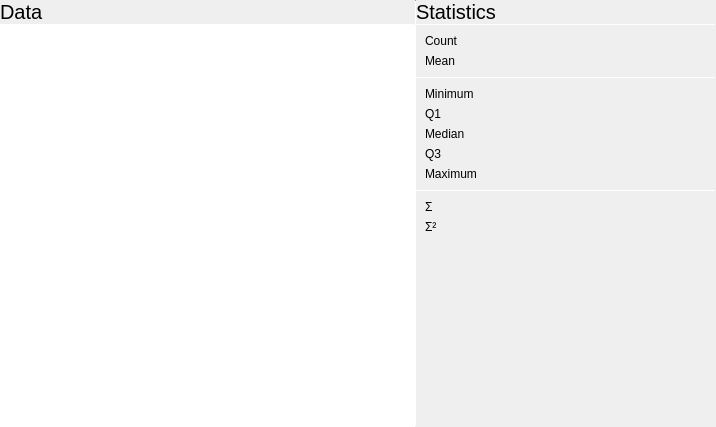
<?xml version="1.0" encoding="UTF-8"?>
<ui version="4.0">
 <class>StatWidget</class>
 <widget class="QWidget" name="StatWidget">
  <property name="geometry">
   <rect>
    <x>0</x>
    <y>0</y>
    <width>716</width>
    <height>427</height>
   </rect>
  </property>
  <property name="windowTitle">
   <string notr="true">Form</string>
  </property>
  <layout class="QHBoxLayout" name="horizontalLayout">
   <property name="spacing">
    <number>0</number>
   </property>
   <property name="leftMargin">
    <number>0</number>
   </property>
   <property name="topMargin">
    <number>0</number>
   </property>
   <property name="rightMargin">
    <number>0</number>
   </property>
   <property name="bottomMargin">
    <number>0</number>
   </property>
   <item>
    <layout class="QVBoxLayout" name="verticalLayout_2">
     <property name="spacing">
      <number>0</number>
     </property>
     <item>
      <widget class="QLabel" name="label_2">
       <property name="font">
        <font>
         <pointsize>15</pointsize>
        </font>
       </property>
       <property name="text">
        <string>Data</string>
       </property>
       <property name="margin">
        <number>9</number>
       </property>
      </widget>
     </item>
     <item>
      <widget class="Line" name="line">
       <property name="maximumSize">
        <size>
         <width>16777215</width>
         <height>1</height>
        </size>
       </property>
       <property name="orientation">
        <enum>Qt::Horizontal</enum>
       </property>
      </widget>
     </item>
     <item>
      <widget class="QTableWidget" name="dataTable">
       <property name="frameShape">
        <enum>QFrame::NoFrame</enum>
       </property>
      </widget>
     </item>
    </layout>
   </item>
   <item>
    <widget class="Line" name="line_3">
     <property name="maximumSize">
      <size>
       <width>1</width>
       <height>16777215</height>
      </size>
     </property>
     <property name="orientation">
      <enum>Qt::Vertical</enum>
     </property>
    </widget>
   </item>
   <item>
    <widget class="QWidget" name="widget" native="true">
     <property name="minimumSize">
      <size>
       <width>300</width>
       <height>0</height>
      </size>
     </property>
     <property name="maximumSize">
      <size>
       <width>300</width>
       <height>16777215</height>
      </size>
     </property>
     <layout class="QVBoxLayout" name="verticalLayout">
      <property name="spacing">
       <number>0</number>
      </property>
      <property name="leftMargin">
       <number>0</number>
      </property>
      <property name="topMargin">
       <number>0</number>
      </property>
      <property name="rightMargin">
       <number>0</number>
      </property>
      <property name="bottomMargin">
       <number>0</number>
      </property>
      <item>
       <widget class="QLabel" name="label">
        <property name="font">
         <font>
          <pointsize>15</pointsize>
         </font>
        </property>
        <property name="text">
         <string>Statistics</string>
        </property>
        <property name="margin">
         <number>9</number>
        </property>
       </widget>
      </item>
      <item>
       <widget class="Line" name="line_2">
        <property name="maximumSize">
         <size>
          <width>16777215</width>
          <height>1</height>
         </size>
        </property>
        <property name="orientation">
         <enum>Qt::Horizontal</enum>
        </property>
       </widget>
      </item>
      <item>
       <layout class="QGridLayout" name="gridLayout">
        <property name="leftMargin">
         <number>9</number>
        </property>
        <property name="topMargin">
         <number>9</number>
        </property>
        <property name="rightMargin">
         <number>9</number>
        </property>
        <property name="bottomMargin">
         <number>9</number>
        </property>
        <property name="spacing">
         <number>6</number>
        </property>
        <item row="0" column="1">
         <widget class="QLabel" name="countLabel">
          <property name="text">
           <string/>
          </property>
         </widget>
        </item>
        <item row="1" column="1">
         <widget class="QLabel" name="meanLabel">
          <property name="text">
           <string/>
          </property>
         </widget>
        </item>
        <item row="1" column="0">
         <widget class="QLabel" name="label_4">
          <property name="text">
           <string>Mean</string>
          </property>
         </widget>
        </item>
        <item row="0" column="0">
         <widget class="QLabel" name="label_3">
          <property name="text">
           <string>Count</string>
          </property>
         </widget>
        </item>
       </layout>
      </item>
      <item>
       <widget class="Line" name="line_4">
        <property name="maximumSize">
         <size>
          <width>16777215</width>
          <height>1</height>
         </size>
        </property>
        <property name="orientation">
         <enum>Qt::Horizontal</enum>
        </property>
       </widget>
      </item>
      <item>
       <layout class="QGridLayout" name="gridLayout_2">
        <property name="leftMargin">
         <number>9</number>
        </property>
        <property name="topMargin">
         <number>9</number>
        </property>
        <property name="rightMargin">
         <number>9</number>
        </property>
        <property name="bottomMargin">
         <number>9</number>
        </property>
        <property name="spacing">
         <number>6</number>
        </property>
        <item row="2" column="0">
         <widget class="QLabel" name="label_7">
          <property name="text">
           <string>Median</string>
          </property>
         </widget>
        </item>
        <item row="0" column="0">
         <widget class="QLabel" name="label_5">
          <property name="text">
           <string>Minimum</string>
          </property>
         </widget>
        </item>
        <item row="3" column="0">
         <widget class="QLabel" name="label_8">
          <property name="text">
           <string>Q3</string>
          </property>
         </widget>
        </item>
        <item row="4" column="0">
         <widget class="QLabel" name="label_9">
          <property name="text">
           <string>Maximum</string>
          </property>
         </widget>
        </item>
        <item row="1" column="0">
         <widget class="QLabel" name="label_6">
          <property name="text">
           <string>Q1</string>
          </property>
         </widget>
        </item>
        <item row="0" column="1">
         <widget class="QLabel" name="minLabel">
          <property name="text">
           <string/>
          </property>
         </widget>
        </item>
        <item row="1" column="1">
         <widget class="QLabel" name="q1Label">
          <property name="text">
           <string/>
          </property>
         </widget>
        </item>
        <item row="2" column="1">
         <widget class="QLabel" name="medLabel">
          <property name="text">
           <string/>
          </property>
         </widget>
        </item>
        <item row="3" column="1">
         <widget class="QLabel" name="q3Label">
          <property name="text">
           <string/>
          </property>
         </widget>
        </item>
        <item row="4" column="1">
         <widget class="QLabel" name="maxLabel">
          <property name="text">
           <string/>
          </property>
         </widget>
        </item>
       </layout>
      </item>
      <item>
       <widget class="Line" name="line_5">
        <property name="maximumSize">
         <size>
          <width>16777215</width>
          <height>1</height>
         </size>
        </property>
        <property name="orientation">
         <enum>Qt::Horizontal</enum>
        </property>
       </widget>
      </item>
      <item>
       <layout class="QGridLayout" name="gridLayout_4">
        <property name="leftMargin">
         <number>9</number>
        </property>
        <property name="topMargin">
         <number>9</number>
        </property>
        <property name="rightMargin">
         <number>9</number>
        </property>
        <property name="bottomMargin">
         <number>9</number>
        </property>
        <property name="spacing">
         <number>6</number>
        </property>
        <item row="0" column="0">
         <widget class="QLabel" name="label_10">
          <property name="text">
           <string notr="true">Σ</string>
          </property>
         </widget>
        </item>
        <item row="0" column="1">
         <widget class="QLabel" name="sumLabel">
          <property name="text">
           <string/>
          </property>
         </widget>
        </item>
        <item row="1" column="0">
         <widget class="QLabel" name="label_12">
          <property name="text">
           <string notr="true">Σ²</string>
          </property>
         </widget>
        </item>
        <item row="1" column="1">
         <widget class="QLabel" name="sumSquaredLabel">
          <property name="text">
           <string/>
          </property>
         </widget>
        </item>
       </layout>
      </item>
      <item>
       <spacer name="verticalSpacer">
        <property name="orientation">
         <enum>Qt::Vertical</enum>
        </property>
        <property name="sizeHint" stdset="0">
         <size>
          <width>20</width>
          <height>40</height>
         </size>
        </property>
       </spacer>
      </item>
     </layout>
    </widget>
   </item>
  </layout>
 </widget>
 <resources/>
 <connections/>
</ui>
